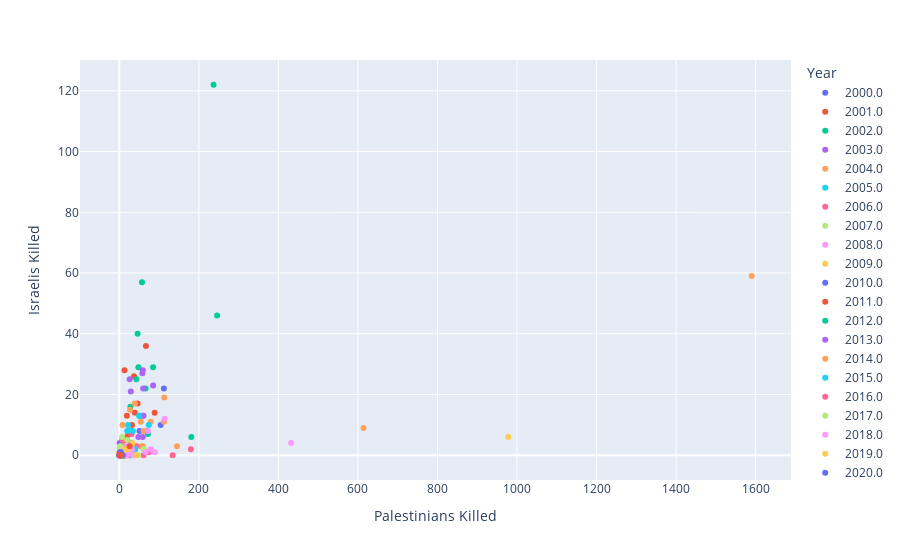

Write notebook code for a chart like this one.
### Code cell
fig=px.scatter(df,x='Palestinians Killed',y='Israelis Killed',color='Year')
fig.show()

### Figure 1 — Plotly figure (JSON) as saved in the notebook; plotly's stock layout.template omitted (floating-point values rounded to 4 significant figures)
{"data": [{"hovertemplate": "Year=2000.0<br>Palestinians Killed=%{x}<br>Israelis Killed=%{y}<extra></extra>", "legendgroup": "2000.0", "marker": {"color": "#636efa", "symbol": "circle"}, "mode": "markers", "name": "2000.0", "orientation": "v", "showlegend": true, "type": "scatter", "x": [51, 112, 104, 16], "xaxis": "x", "y": [8, 22, 10, 1], "yaxis": "y"}, {"hovertemplate": "Year=2001.0<br>Palestinians Killed=%{x}<br>Israelis Killed=%{y}<extra></extra>", "legendgroup": "2001.0", "marker": {"color": "#EF553B", "symbol": "circle"}, "mode": "markers", "name": "2001.0", "orientation": "v", "showlegend": true, "type": "scatter", "x": [67, 39, 89, 59, 37, 32, 13, 46, 23, 27, 19, 19], "xaxis": "x", "y": [36, 14, 14, 13, 26, 10, 28, 17, 7, 8, 13, 6], "yaxis": "y"}, {"hovertemplate": "Year=2002.0<br>Palestinians Killed=%{x}<br>Israelis Killed=%{y}<extra></extra>", "legendgroup": "2002.0", "marker": {"color": "#00cc96", "symbol": "circle"}, "mode": "markers", "name": "2002.0", "orientation": "v", "showlegend": true, "type": "scatter", "x": [72, 46, 66, 51, 53, 43, 57, 48, 246, 237, 85, 28], "xaxis": "x", "y": [7, 40, 22, 13, 13, 25, 57, 29, 46, 122, 29, 16], "yaxis": "y"}, {"hovertemplate": "Year=2003.0<br>Palestinians Killed=%{x}<br>Israelis Killed=%{y}<extra></extra>", "legendgroup": "2003.0", "marker": {"color": "#ab63fa", "symbol": "circle"}, "mode": "markers", "name": "2003.0", "orientation": "v", "showlegend": true, "type": "scatter", "x": [48, 30, 58, 29, 26, 4, 59, 61, 59, 85, 69, 60], "xaxis": "x", "y": [6, 4, 27, 21, 25, 2, 28, 13, 6, 23, 8, 22], "yaxis": "y"}, {"hovertemplate": "Year=2004.0<br>Palestinians Killed=%{x}<br>Israelis Killed=%{y}<extra></extra>", "legendgroup": "2004.0", "marker": {"color": "#FFA15A", "symbol": "circle"}, "mode": "markers", "name": "2004.0", "orientation": "v", "showlegend": true, "type": "scatter", "x": [61, 42, 145, 112, 39, 0, 59, 113, 55, 79, 54, 27], "xaxis": "x", "y": [8, 3, 3, 11, 17, 0, 3, 19, 3, 11, 11, 15], "yaxis": "y"}, {"hovertemplate": "Year=2005.0<br>Palestinians Killed=%{x}<br>Israelis Killed=%{y}<extra></extra>", "legendgroup": "2005.0", "marker": {"color": "#19d3f3", "symbol": "circle"}, "mode": "markers", "name": "2005.0", "orientation": "v", "showlegend": true, "type": "scatter", "x": [20, 15, 22, 17, 11, 25, 5, 10, 5, 1, 9, 50], "xaxis": "x", "y": [8, 1, 10, 1, 0, 8, 4, 1, 0, 0, 5, 13], "yaxis": "y"}, {"hovertemplate": "Year=2006.0<br>Palestinians Killed=%{x}<br>Israelis Killed=%{y}<extra></extra>", "legendgroup": "2006.0", "marker": {"color": "#FF6692", "symbol": "circle"}, "mode": "markers", "name": "2006.0", "orientation": "v", "showlegend": true, "type": "scatter", "x": [14, 134, 61, 32, 74, 180, 43, 37, 31, 15, 31, 13], "xaxis": "x", "y": [0, 0, 0, 1, 1, 2, 3, 0, 7, 5, 1, 0], "yaxis": "y"}, {"hovertemplate": "Year=2007.0<br>Palestinians Killed=%{x}<br>Israelis Killed=%{y}<extra></extra>", "legendgroup": "2007.0", "marker": {"color": "#B6E880", "symbol": "circle"}, "mode": "markers", "name": "2007.0", "orientation": "v", "showlegend": true, "type": "scatter", "x": [61, 31, 36, 34, 47, 27, 40, 62, 16, 9, 12, 10], "xaxis": "x", "y": [2, 1, 2, 0, 0, 1, 0, 2, 0, 0, 1, 3], "yaxis": "y"}, {"hovertemplate": "Year=2008.0<br>Palestinians Killed=%{x}<br>Israelis Killed=%{y}<extra></extra>", "legendgroup": "2008.0", "marker": {"color": "#FF97FF", "symbol": "circle"}, "mode": "markers", "name": "2008.0", "orientation": "v", "showlegend": true, "type": "scatter", "x": [432, 15, 4, 3, 0, 8, 30, 40, 72, 114, 79, 89], "xaxis": "x", "y": [4, 0, 1, 0, 4, 4, 1, 2, 8, 12, 2, 1], "yaxis": "y"}, {"hovertemplate": "Year=2009.0<br>Palestinians Killed=%{x}<br>Israelis Killed=%{y}<extra></extra>", "legendgroup": "2009.0", "marker": {"color": "#FECB52", "symbol": "circle"}, "mode": "markers", "name": "2009.0", "orientation": "v", "showlegend": true, "type": "scatter", "x": [6, 1, 0, 9, 6, 2, 4, 6, 6, 9, 9, 978], "xaxis": "x", "y": [1, 0, 0, 0, 0, 0, 0, 1, 1, 0, 0, 6], "yaxis": "y"}, {"hovertemplate": "Year=2010.0<br>Palestinians Killed=%{x}<br>Israelis Killed=%{y}<extra></extra>", "legendgroup": "2010.0", "marker": {"color": "#636efa", "symbol": "circle"}, "mode": "markers", "name": "2010.0", "orientation": "v", "showlegend": true, "type": "scatter", "x": [13, 3, 6, 13, 2, 5, 15, 2, 5, 8, 2, 8], "xaxis": "x", "y": [0, 0, 0, 0, 4, 0, 1, 0, 0, 2, 2, 0], "yaxis": "y"}, {"hovertemplate": "Year=2011.0<br>Palestinians Killed=%{x}<br>Israelis Killed=%{y}<extra></extra>", "legendgroup": "2011.0", "marker": {"color": "#EF553B", "symbol": "circle"}, "mode": "markers", "name": "2011.0", "orientation": "v", "showlegend": true, "type": "scatter", "x": [8, 4, 12, 2, 30, 4, 0, 2, 24, 15, 6, 10], "xaxis": "x", "y": [0, 0, 0, 2, 1, 0, 0, 0, 2, 5, 0, 0], "yaxis": "y"}, {"hovertemplate": "Year=2012.0<br>Palestinians Killed=%{x}<br>Israelis Killed=%{y}<extra></extra>", "legendgroup": "2012.0", "marker": {"color": "#00cc96", "symbol": "circle"}, "mode": "markers", "name": "2012.0", "orientation": "v", "showlegend": true, "type": "scatter", "x": [2, 181, 12, 8, 1, 3, 15, 0, 1, 28, 2, 2], "xaxis": "x", "y": [0, 6, 0, 0, 0, 0, 1, 0, 0, 0, 0, 0], "yaxis": "y"}, {"hovertemplate": "Year=2013.0<br>Palestinians Killed=%{x}<br>Israelis Killed=%{y}<extra></extra>", "legendgroup": "2013.0", "marker": {"color": "#ab63fa", "symbol": "circle"}, "mode": "markers", "name": "2013.0", "orientation": "v", "showlegend": true, "type": "scatter", "x": [5, 9, 4, 2, 6, 1, 0, 0, 3, 2, 1, 5], "xaxis": "x", "y": [1, 1, 1, 2, 0, 0, 0, 0, 1, 0, 0, 0], "yaxis": "y"}, {"hovertemplate": "Year=2014.0<br>Palestinians Killed=%{x}<br>Israelis Killed=%{y}<extra></extra>", "legendgroup": "2014.0", "marker": {"color": "#FFA15A", "symbol": "circle"}, "mode": "markers", "name": "2014.0", "orientation": "v", "showlegend": true, "type": "scatter", "x": [5, 8, 8, 20, 614, 1590, 10, 3, 0, 12, 3, 6], "xaxis": "x", "y": [0, 10, 2, 0, 9, 59, 3, 1, 1, 0, 0, 0], "yaxis": "y"}, {"hovertemplate": "Year=2015.0<br>Palestinians Killed=%{x}<br>Israelis Killed=%{y}<extra></extra>", "legendgroup": "2015.0", "marker": {"color": "#19d3f3", "symbol": "circle"}, "mode": "markers", "name": "2015.0", "orientation": "v", "showlegend": true, "type": "scatter", "x": [40, 34, 74, 4, 9, 7, 3, 1, 7, 1, 4, 4], "xaxis": "x", "y": [2, 8, 10, 1, 0, 0, 2, 0, 1, 0, 0, 0], "yaxis": "y"}, {"hovertemplate": "Year=2016.0<br>Palestinians Killed=%{x}<br>Israelis Killed=%{y}<extra></extra>", "legendgroup": "2016.0", "marker": {"color": "#FF6692", "symbol": "circle"}, "mode": "markers", "name": "2016.0", "orientation": "v", "showlegend": true, "type": "scatter", "x": [5, 6, 8, 11, 3, 9, 7, 3, 3, 23, 17, 20], "xaxis": "x", "y": [0, 0, 2, 0, 0, 1, 5, 0, 0, 0, 2, 2], "yaxis": "y"}, {"hovertemplate": "Year=2017.0<br>Palestinians Killed=%{x}<br>Israelis Killed=%{y}<extra></extra>", "legendgroup": "2017.0", "marker": {"color": "#B6E880", "symbol": "circle"}, "mode": "markers", "name": "2017.0", "orientation": "v", "showlegend": true, "type": "scatter", "x": [18, 2, 13, 2, 2, 20, 8, 6, 5, 7, 6, 7], "xaxis": "x", "y": [0, 2, 1, 3, 0, 5, 1, 0, 1, 0, 0, 6], "yaxis": "y"}, {"hovertemplate": "Year=2018.0<br>Palestinians Killed=%{x}<br>Israelis Killed=%{y}<extra></extra>", "legendgroup": "2018.0", "marker": {"color": "#FF97FF", "symbol": "circle"}, "mode": "markers", "name": "2018.0", "orientation": "v", "showlegend": true, "type": "scatter", "x": [14, 25, 32, 25, 16, 24, 18, 66, 34, 20, 9, 7], "xaxis": "x", "y": [2, 1, 2, 1, 0, 2, 0, 1, 0, 3, 1, 1], "yaxis": "y"}, {"hovertemplate": "Year=2019.0<br>Palestinians Killed=%{x}<br>Israelis Killed=%{y}<extra></extra>", "legendgroup": "2019.0", "marker": {"color": "#FECB52", "symbol": "circle"}, "mode": "markers", "name": "2019.0", "orientation": "v", "showlegend": true, "type": "scatter", "x": [1, 43, 3, 5, 11, 4, 3, 33, 8, 21, 8, 9], "xaxis": "x", "y": [0, 0, 0, 1, 2, 1, 0, 4, 0, 2, 1, 0], "yaxis": "y"}, {"hovertemplate": "Year=2020.0<br>Palestinians Killed=%{x}<br>Israelis Killed=%{y}<extra></extra>", "legendgroup": "2020.0", "marker": {"color": "#636efa", "symbol": "circle"}, "mode": "markers", "name": "2020.0", "orientation": "v", "showlegend": true, "type": "scatter", "x": [2, 2, 2, 1, 3, 1, 1, 4, 1, 2, 9, 6], "xaxis": "x", "y": [1, 0, 0, 0, 1, 0, 0, 1, 0, 0, 0, 0], "yaxis": "y"}, {"hovertemplate": "Year=2021.0<br>Palestinians Killed=%{x}<br>Israelis Killed=%{y}<extra></extra>", "legendgroup": "2021.0", "marker": {"color": "#EF553B", "symbol": "circle"}, "mode": "markers", "name": "2021.0", "orientation": "v", "showlegend": true, "type": "scatter", "x": [4, 1, 4, 1, 26], "xaxis": "x", "y": [0, 0, 0, 0, 3], "yaxis": "y"}], "layout": {"legend": {"title": {"text": "Year"}, "tracegroupgap": 0}, "margin": {"t": 60}, "xaxis": {"anchor": "y", "domain": [0, 1], "title": {"text": "Palestinians Killed"}}, "yaxis": {"anchor": "x", "domain": [0, 1], "title": {"text": "Israelis Killed"}}}}
